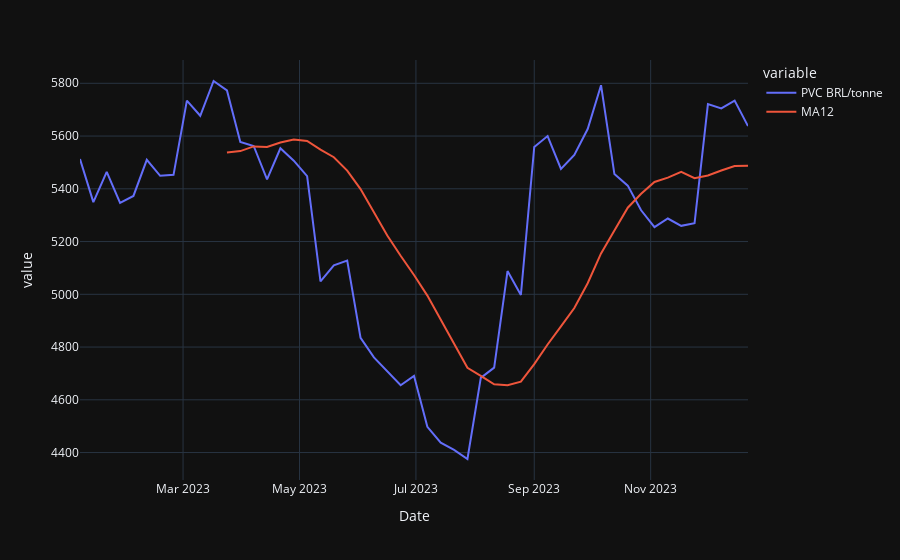

The notebook cell this image was saved under:
### Code cell
# create 12 month moving average
data['MA12'] = data['PVC BRL/tonne'].rolling(12).mean()

# plot the data and MA
import plotly.express as px
fig = px.line(data, x="Date", y=["PVC BRL/tonne", "MA12"], template = 'plotly_dark')
fig.show()
